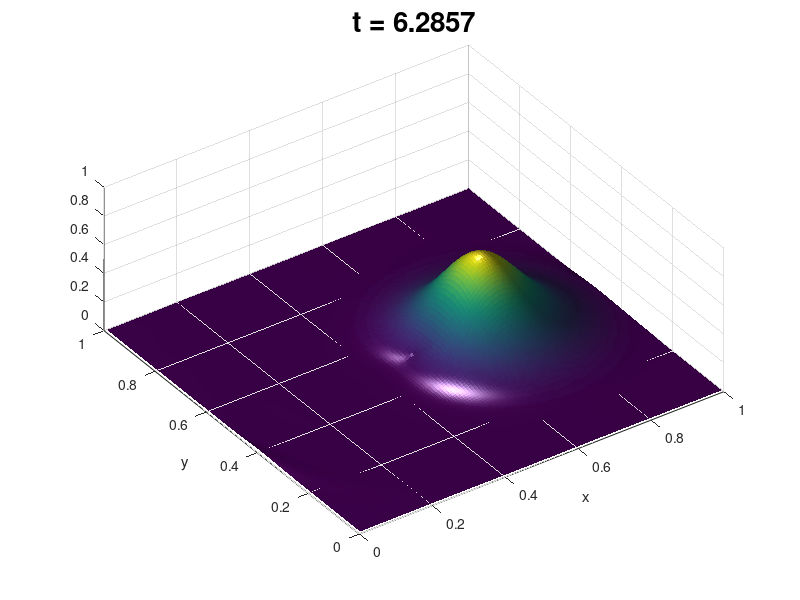

Write the MATLAB code that produced this figure.
%  2D advection
%    xx, yy, uu represent data on a 2D mesh.
%
%    x, y, u represent the same data stretched to 1D vectors,
%            since that's what's needed to do linear algebra.

% Grid and initial condition in the form of a plus sign:
J = 140;
h = 1/J;
s = (h:h:1)';

[xx,yy] = meshgrid(s,s);
x = xx(:); y = yy(:);
u = exp(-80*((x-0.7).^2 + (y-0.5).^2));
%u = double( ...
%    (abs(x-.5)<.4 & abs(y-.5)<.07) | (abs(x-.5)<.07 & abs(y-.5)<.4));

% Sparse matrices for 1D finite differences
N = length(s);  e = ones(N,1);
D1b = spdiags([-e  e], [-1 0], N, N);
D1f = spdiags([-e  e], [0  1], N, N);
D1b(1,end) = -1;
D1f(end,1) = 1;
D1b = 1/h * D1b;
D1f = 1/h * D1f;
I1 = speye(size(D1b));

% Kronecker magic: see other 2D examples later
Dyb = kron(I1, D1b);
Dyf = kron(I1, D1f);
Dxb = kron(D1b, I1);
Dxf = kron(D1f, I1);

%% velocity field
%wx = ones(size(x));
%wy = 0.5*ones(size(y));
% more interesting field, round and round we go
[th,r] = cart2pol(x-0.5,y-0.5);
wx = -r.*sin(th);
wy = r.*cos(th);


%figure(2); clf
%pcolor(xx,yy,reshape(wy,size(xx)));
%figure(3); clf
%pcolor(xx,yy,reshape(wx,size(xx)));
figure(1); clf

% Time-stepping:
maxspeed = max(max(abs(wx)),max(abs(wy)));
k = 0.5*1/maxspeed*h;
Tf = 2*pi;
% adjust either final time or time-step to have integer steps
numsteps = ceil(Tf / k);
%k = Tf / numsteps
Tf = k*numsteps;

for n = 1:numsteps
  n = n + 1;
  t = n*k;
  u = u - k*( ...   % note minus sign (from PDE)
      wx.*(wx >= 0).*(Dxb*u) + wx.*(wx < 0).*(Dxf*u) + ...
      wy.*(wy >= 0).*(Dyb*u) + wy.*(wy < 0).*(Dyf*u) ...
      );
  if mod(n,10) == 0
    uu = reshape(u,size(xx));
    surf(xx,yy,uu); shading flat; camlight left;
    %pcolor(xx,yy,uu)
    title(sprintf('t = %6.4f',t), 'fontsize',20)
    xlabel('x'); ylabel('y');
    view([-35 60])
    zlim([0 1])
    drawnow();
  end
end

